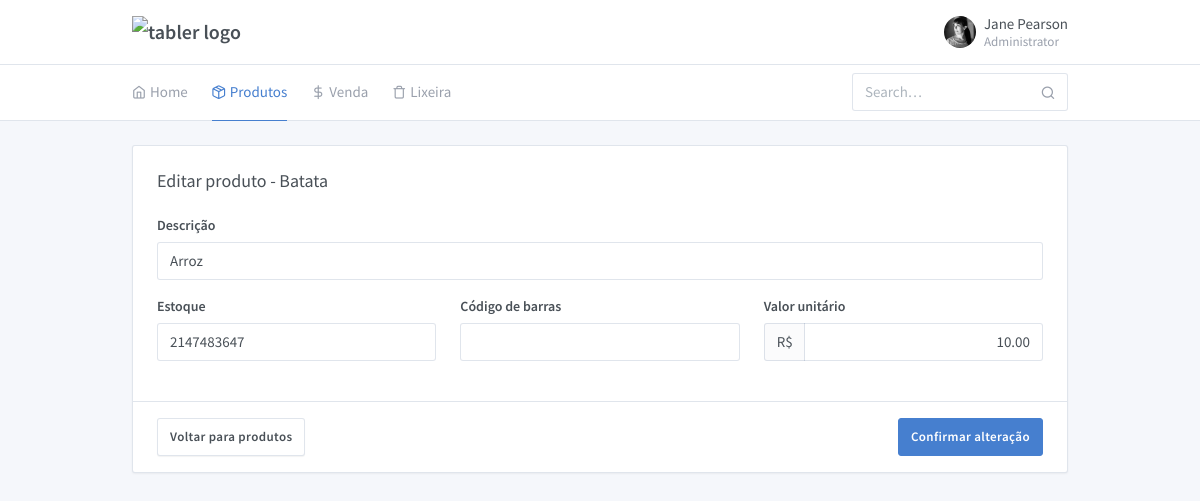
Before: /projeto/form-produto-edit.php?id=3 with the older database file.
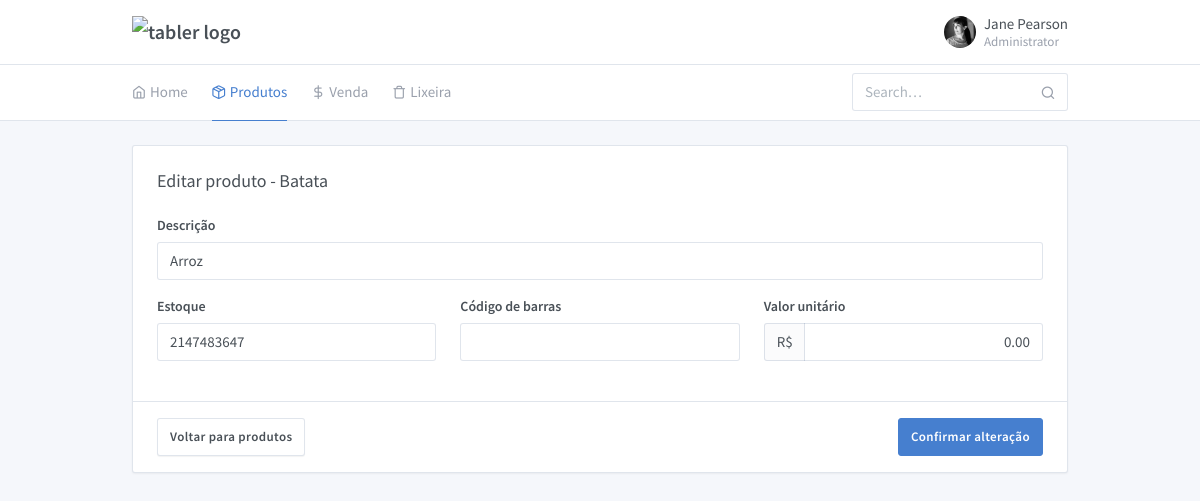
After: the same page with the newer database file.
### tables this page shows
CREATE TABLE `produto` (
  `pro_id` int(11) NOT NULL,
  `pro_desc` varchar(150) NOT NULL,
  `pro_vlrunt` decimal(10,2) NOT NULL,
  `pro_qtdestoque` int(11) NOT NULL,
  `pro_codbarras` varchar(13) NOT NULL,
  `pro_ativo` varchar(1) NOT NULL
);

### projeto/produto/Produto.php (called while the page is built, shortened)
<?php
require_once '../Conexao.php';
class Produto
{
    private $desc;
    private $vlrunt;
    private $qtdestoque;
    private $codbarras;
    function __construct($id = null, $desc = null, $vlrunt = null, $qtdestoque = null, $codbarras = null, $ativo = 'S')
    {
        $this->desc = $this->setDescricao($desc);
        $this->vlrunt = $this->setValorUnitario($vlrunt);
        $this->qtdestoque = $this->setQuantidadeEstoque($qtdestoque);
        $this->codbarras = $this->setCodigoBarras($codbarras);
    }
    public function getDescricao()
    {
        return $this->desc;
    }
    public function setDescricao($desc)
    {
        $this->desc = $desc;
    }
    public function getValorUnitario()
    {
        return $this->vlrunt;
    }
    public function setValorUnitario($vlrunt)
    {
        $this->vlrunt = $vlrunt;
    }
    public function getQuantidadeEstoque()
    {
        return $this->qtdestoque;
    }
    private function setQuantidadeEstoque($qtdestoque)
    {
        $this->qtdestoque = $qtdestoque;
    }
    public function getCodigoBarras()
    {
        return $this->codbarras;
    }
    private function setCodigoBarras($codbarras)
    {
        $this->codbarras = $codbarras;
    }
    public function getById($id)
    {
        $conn = new Conexao();
        $conn->setConexao();
        $conn->query("SELECT
                    p.pro_id,
                    p.pro_desc,
                    p.pro_vlrunt,
                    p.pro_qtdestoque,
                    p.pro_codbarras,
                    p.pro_ativo
        FROM produto p WHERE p.pro_id = $id");
    }
}

### Conexao.php (called while the page is built, shortened)
<?php
class Conexao {
  private $nome;
  private $host;
  private $usuario;
  private $senha;
  private $conexao;
  function __construct($sNome = 'avaliacao', $sHost = 'localhost', $sUsuario = 'root', $sSenha = '') {
    $this->nome    = $sNome;
    $this->host    = $sHost;
    $this->usuario = $sUsuario;
    $this->senha   = $sSenha;
  }
  public function setConexao() {
    if(!empty($this->host) && !empty($this->usuario)) {
      if (@$this->conexao = mysqli_connect($this->host, $this->usuario, $this->senha)) {
        mysqli_select_db($this->conexao, $this->nome);
        mysqli_query($this->conexao, 'SET character_set_connection=utf8');
        mysqli_query($this->conexao, 'SET character_set_client=utf8');
        mysqli_query($this->conexao, 'SET character_set_results=utf8');
      } else {
        echo 'Nosso banco de dados não está respondendo à solicitação de acesso, já estamos verificando. Por favor aguarde!';
      }
    } else {
      echo 'not working';
    }
  }
  public function query($sSql, $bReturn = false) {
    if($rQry = mysqli_query($this->conexao, $sSql)) {
      if($bReturn) {
        return $rQry;
      } else {
        $this->query = $rQry;
      }
    }
  }
}

### projeto/form-produto-edit.php (the view, shortened to what the changed rows need)
<?php
require_once 'produto/Produto.php';
$id = isset($_GET['id']) ? $_GET['id']: '';
$produto = new Produto();
$produto->getById($id);
?>
<!doctype html>
<html lang="en" dir="ltr">
<head>
  <link rel="stylesheet" href="https://maxcdn.bootstrapcdn.com/font-awesome/4.7.0/css/font-awesome.min.css">
  <link href="./assets/css/dashboard.css" rel="stylesheet" />
  <link href="./assets/plugins/charts-c3/plugin.css" rel="stylesheet" />
  <link href="./assets/plugins/maps-google/plugin.css" rel="stylesheet" />
</head>
<body class="">
  <div class="page">
    <div class="page-main">
      <div class="my-3 my-md-5">
        <div class="container">
          <div class="row">
            <div class="col-lg-12">
              <form class="card" method="post" action="produto\update.php">
                <div class="card-body">
                  <div class="row">
                    <div class="col-md-12">
                      <div class="form-group">
                        <label class="form-label">Descrição</label>
                        <input type="text" class="form-control" name="descricao"placeholder="Arroz.." value="<?php echo $produto->getDescricao()?>" required>
                      </div>
                    </div>
                    <div class="col-sm-6 col-md-4">
                      <div class="form-group">
                        <label class="form-label">Estoque</label>
                        <input type="number" class="form-control" placeholder="10.." name="qtdestoque" value="<?php echo $produto->getQuantidadeEstoque()?>" required>
                      </div>
                    </div>
                    <div class="col-sm-6 col-md-4">
                      <div class="form-group">
                        <label class="form-label">Código de barras</label>
                        <input type="number" class="form-control" name="codbarras" value="<?php echo $produto->getCodigoBarras()?>" required>
                      </div>
                    </div>
                    <div class="col-sm-6 col-md-4">
                      <div class="form-group">
                        <div class="input-group">
                          <span class="input-group-prepend">
                            <span class="input-group-text">R$</span>
                          </span>
                          <input type="text" name="vlrunt" class="form-control text-right" aria-label="Valor" value="<?php echo $produto->getValorUnitario()?>" required>
                        </div>
                      </div>
                    </div>
                  </div>
                </div>
              </form>
            </div>
          </div>
        </div>
      </div>
    </div>
  </div>
</body>
</html>

Changed rows visible on the page:
changed produto "Arroz": vlrunt "10.00" → "0.00"
